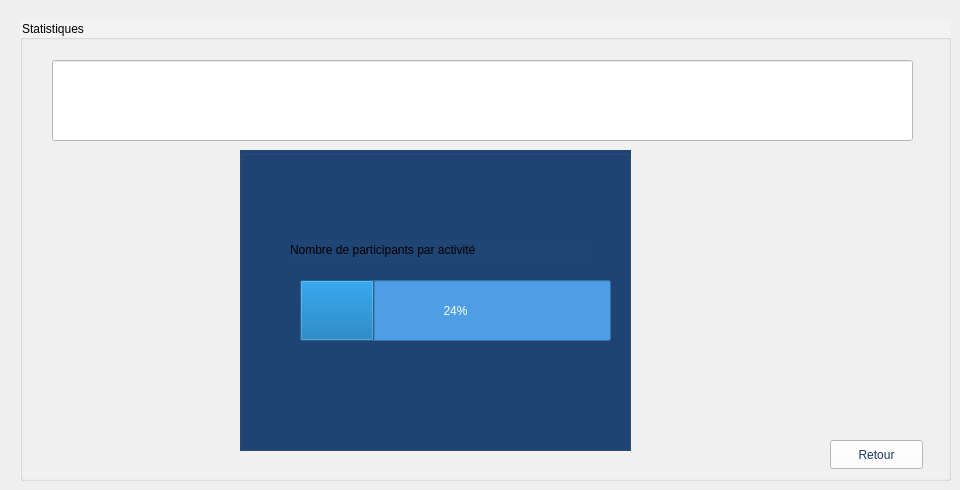
      <widget class="QWidget" name="tab_6">
       <attribute name="title">
        <string>Tab 2</string>
       </attribute>
       <widget class="QGroupBox" name="groupBox_8">
        <property name="geometry">
         <rect>
          <x>20</x>
          <y>20</y>
          <width>931</width>
          <height>461</height>
         </rect>
        </property>
        <property name="styleSheet">
         <string notr="true">background-color: rgb(243, 243, 243);
color: rgb(0, 0, 0);
font: 10pt &quot;Times New Roman&quot;;</string>
        </property>
        <property name="title">
         <string>Statistiques</string>
        </property>
        <widget class="QGroupBox" name="groupBox_9">
         <property name="geometry">
          <rect>
           <x>220</x>
           <y>130</y>
           <width>391</width>
           <height>301</height>
          </rect>
         </property>
         <property name="styleSheet">
          <string notr="true">background-color: rgb(31, 69, 116);</string>
         </property>
         <property name="title">
          <string/>
         </property>
         <widget class="QProgressBar" name="progressBar_4">
          <property name="geometry">
           <rect>
            <x>60</x>
            <y>130</y>
            <width>311</width>
            <height>61</height>
           </rect>
          </property>
          <property name="styleSheet">
           <string notr="true">background-color: rgb(77, 158, 229);
color: rgb(255, 255, 255);</string>
          </property>
          <property name="value">
           <number>24</number>
          </property>
         </widget>
         <widget class="QLabel" name="label_32">
          <property name="geometry">
           <rect>
            <x>50</x>
            <y>90</y>
            <width>301</width>
            <height>20</height>
           </rect>
          </property>
          <property name="styleSheet">
           <string notr="true">font: 12pt &quot;Times New Roman&quot;;</string>
          </property>
          <property name="text">
           <string>Nombre de participants par activité </string>
          </property>
         </widget>
        </widget>
        <widget class="QLineEdit" name="lineEdit_23">
         <property name="geometry">
          <rect>
           <x>32</x>
           <y>40</y>
           <width>861</width>
           <height>81</height>
          </rect>
         </property>
         <property name="styleSheet">
          <string notr="true">background-color: rgb(255, 255, 255);</string>
         </property>
        </widget>
        <widget class="QPushButton" name="pushButton_23">
         <property name="geometry">
          <rect>
           <x>810</x>
           <y>420</y>
           <width>93</width>
           <height>29</height>
          </rect>
         </property>
         <property name="styleSheet">
          <string notr="true">font: 10pt &quot;Times New Roman&quot;;
background-color: rgb(255, 255, 255);
color: rgb(26, 58, 98);
</string>
         </property>
         <property name="text">
          <string>Retour</string>
         </property>
        </widget>
       </widget>
      </widget>
